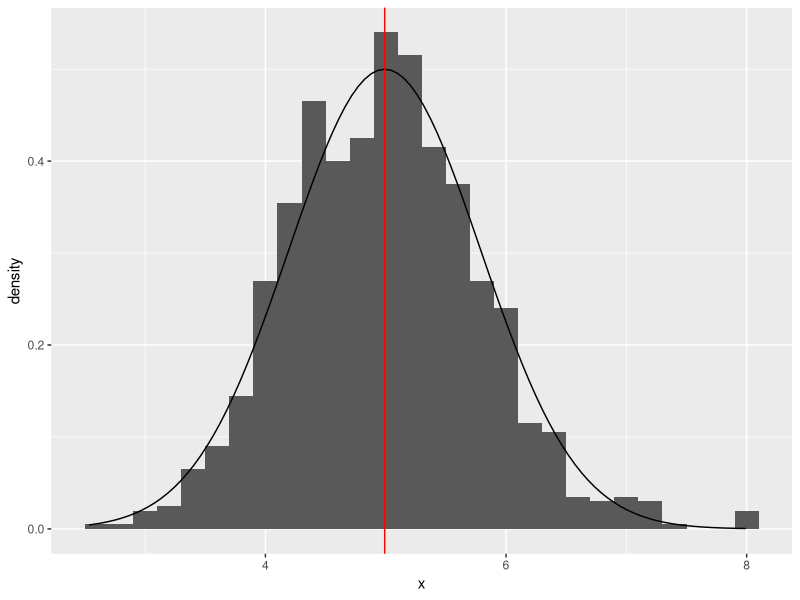

The R source for this figure:
## ---- chunk 1
library(ggplot2)
set.seed(555)
lamda<-0.2
n<-40
simulations<-1:1000
simulatedData<-data.frame(x=sapply(simulations, function(x) {mean(rexp(n,lamda))}))
meanData<-apply(simulatedData, 2, mean)
standarDeviataion<-apply(simulatedData, 2, sd)
Variance<-apply(simulatedData,2,var)
## ---- chunk 2
cltMean<-1/lamda
CLTstandardDeviation<-(1/lamda)/sqrt(n)
CLTvariance<-CLTstandardDeviation**2
## ---- chunk 3
meanData
## ---- chunk 4
Variance
## ---- chunk 5
standarDeviataion
## ---- chunk 6
cltMean
## ---- chunk 7
CLTvariance
## ---- chunk 8
CLTstandardDeviation
## ---- chunk 9
g<-ggplot(simulatedData, aes(x=x))
g<-g+geom_histogram(aes(y=..density..),binwidth = 0.20)
g<-g+stat_function(fun=dnorm, args=list(mean=meanData, sd=standarDeviataion))
g<-g+geom_vline(xintercept = meanData, color="red")
print(g)
